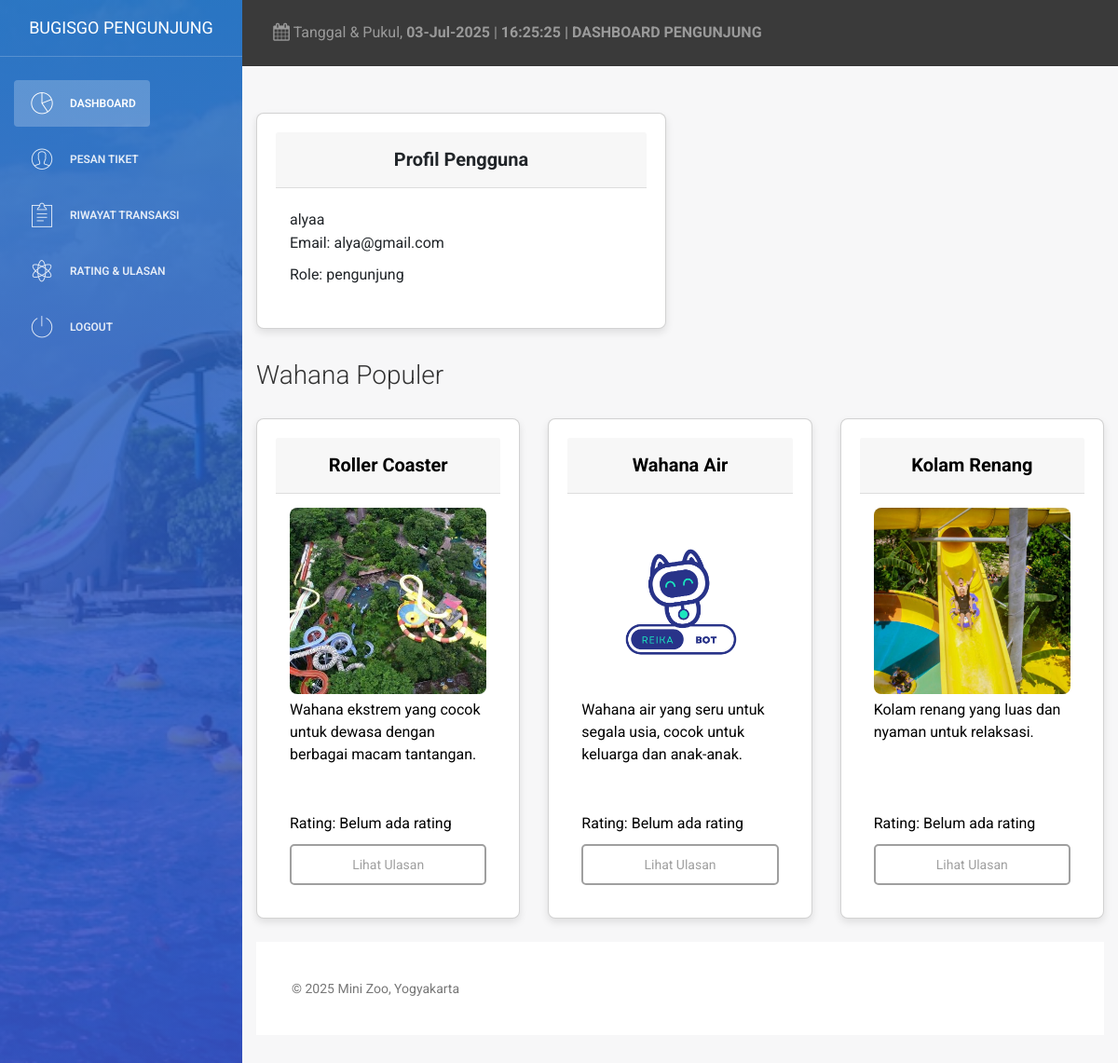
Page /admin/pengunjung_dashboard.php (signed in) on the committed database.
### tables this page shows
CREATE TABLE `users` (
  `userID` int(11) NOT NULL,
  `nama` varchar(100) NOT NULL,
  `email` varchar(100) NOT NULL,
  `password` varchar(255) NOT NULL,
  `role` enum('admin','pengunjung','pengelola') NOT NULL
);

CREATE TABLE `wahana` (
  `wahanaID` int(11) NOT NULL,
  `nama` varchar(100) NOT NULL,
  `deskripsi` text DEFAULT NULL,
  `persyaratanUsia` int(11) DEFAULT NULL,
  `persyaratanTinggi` int(11) DEFAULT NULL,
  `rating` double DEFAULT NULL,
  `gambar` varchar(255) DEFAULT NULL
);

### admin/pengunjung_dashboard.php (the view, shortened to what this page needs)
<?php
include('koneksi.php');
$userID = $_SESSION['user_id'];
$userQuery = "SELECT * FROM users WHERE userID = '$userID'";
$userResult = $conn->query($userQuery);
$userData = $userResult->fetch_assoc();
$wahanaQuery = "SELECT * FROM wahana ORDER BY rating DESC LIMIT 6";
$wahanaResult = $conn->query($wahanaQuery);
?>
<!DOCTYPE html>
<html lang="id">
<head>
    <link rel="stylesheet" href="assets/css/dashboard.css">
    <link href="https://cdn.jsdelivr.net/npm/bootstrap@5.3.0-alpha1/dist/css/bootstrap.min.css" rel="stylesheet" />
    <link href="assets/css/bootstrap.min.css" rel="stylesheet" />
    <link href="assets/css/animate.min.css" rel="stylesheet" />
    <link href="assets/css/light-bootstrap-dashboard.css?v=1.4.0" rel="stylesheet" />
    <link href="assets/css/demo.css" rel="stylesheet" />
    <link href="http://maxcdn.bootstrapcdn.com/font-awesome/4.2.0/css/font-awesome.min.css" rel="stylesheet">
    <link href="assets/css/pe-icon-7-stroke.css" rel="stylesheet" />
</head>
<body>
<div class="wrapper">
       <div class="sidebar" data-color="blue" data-image="images/bugisgo.jpg">
        <div class="sidebar-wrapper">
            <div class="logo">
                <a href="pengunjung_dashboard.php" class="simple-text">
                    BugisGo Pengunjung
                </a>
            </div>
            <ul class="nav">
                <?php if ($_SESSION['role'] == 'pengunjung') { ?>
                    <li>
                    <li class="active">
                        <a href="pengunjung_dashboard.php">
                            <i class="pe-7s-graph"></i>
                            <p>Dashboard</p>
                        </a>
                    </li>
                    <li>
                        <a href="pesan_tiket.php">
                            <i class="pe-7s-user"></i>
                            <p>Pesan Tiket</p>
                        </a>
                    </li>
                    <li>
                        <a href="riwayat_transaksi.php">
                            <i class="pe-7s-note2"></i>
                            <p>Riwayat Transaksi</p>
                        </a>
                    </li>
                    <li>
                        <a href="ulasan.php">
                            <i class="pe-7s-science"></i>
                            <p>Rating & Ulasan</p>
                        </a>
                    </li>
                <?php } ?>
                <li>
                    <a href="logout.php">
                        <i class="pe-7s-power"></i>
                        <p>Logout</p>
                    </a>
                </li>
            </ul>
        </div>
    </div>
        <div class="main-panel">
            <nav class="navbar navbar-default navbar-fixed">
                <div class="container-fluid">
                    <div class="collapse navbar-collapse">
                        <ul class="nav navbar-nav navbar-left">
                            <li>
                                <a href="#">
                                    <i class="fa fa-calendar"></i>
                                    <?php
                                    $tanggal = mktime(date("m"), date("d"), date("Y"));
                                    echo "Tanggal & Pukul, <b>" . date("d-M-Y", $tanggal) . "</b> ";
                                    $jam = date("H:i:s");
                                    echo "| <b>" . $jam . " | DASHBOARD PENGUNJUNG" . "</b>";
                                    ?>
                                </a>
                            </li>
                        </ul>
                    </div>
                </div>
            </nav>
            <div class="content">
                <div class="container-fluid">
                    <div class="row mb-4">
                        <div class="col-md-6">
                            <div class="card">
                                <div class="card-header">Profil Pengguna</div>
                                <div class="card-body">
                                    <h5 class="card-title"><?php echo $userData['nama']; ?></h5>
                                    <p>Email: <?php echo $userData['email']; ?></p>
                                    <p>Role: <?php echo $userData['role']; ?></p>
                                </div>
                            </div>
                        </div>
                    </div>
<h3 class="mt-4">Wahana Populer</h3>
<div class="row">
    <?php while ($row = $wahanaResult->fetch_assoc()) { ?>
        <div class="col-md-4 mb-4">
            <div class="card h-100 text-black bg-white d-flex flex-column">
                <div class="card-header"><?php echo $row['nama']; ?></div>
                <div class="card-body d-flex flex-column">
                    <img src="<?php echo $row['gambar']; ?>" class="img-fluid mb-2" alt="Gambar Wahana">
                    <p class="flex-grow-1"><?php echo $row['deskripsi']; ?></p>
                    <p>Rating: <?php echo isset($row['avgRating']) ? number_format($row['avgRating'], 2) : 'Belum ada rating'; ?></p>
                    <a href="ulasan.php?wahana=<?php echo urlencode($row['nama']); ?>" class="btn btn-black mt-auto">Lihat Ulasan</a>
                </div>
            </div>
        </div>
    <?php } ?>
</div>
            <footer class="footer">
                <div class="container-fluid">
                    <p class="copyright pull-left">
                        &copy; <script>document.write(new Date().getFullYear())</script> Mini Zoo, Yogyakarta
                    </p>
                </div>
            </footer>
        </div>
    </div>
</body>
</html>

### admin/assets/css/dashboard.css (style rules this page uses)
body, .container-fluid { padding: 0; margin: 0; }
.card img { width: 100%; height: 200px; object-fit: cover; border-radius: 8px; }
.card { margin-bottom: 20px; border-radius: 8px; }
.sidebar { position: fixed; top: 0; bottom: 0; right: auto; left: 0; width: 260px; display: block; z-index: 1; color: #fff; font-weight: 200; background-size: cover; background-position: center center; }
.sidebar .sidebar-wrapper { position: relative; max-height: calc(100vh - 75px); min-height: 100%; overflow: auto; width: 260px; z-index: 4; padding-bottom: 100px; }
.sidebar .logo { padding: 10px 15px; border-bottom: 1px solid rgba(255, 255, 255, 0.2); }
.sidebar .logo .simple-text { text-transform: uppercase; padding: 5px 0px; display: block; font-size: 18px; color: #FFFFFF; text-align: center; font-weight: 400; line-height: 30px; }
.sidebar .nav { margin-top: 20px; float: none; }
.sidebar .nav li > a { color: #FFFFFF; margin: 5px 15px; opacity: .86; border-radius: 4px; display: block; }
.sidebar .nav li.active > a { color: #FFFFFF; opacity: 1; background: rgba(255, 255, 255, 0.23); }
.sidebar .nav p { margin: 0; line-height: 30px; font-size: 12px; font-weight: 600; text-transform: uppercase; margin-left: 45px; }
.sidebar .nav i { font-size: 28px; float: left; margin-right: 15px; line-height: 30px; width: 30px; text-align: center; }
.sidebar:after, .sidebar:before { display: block; content: ""; position: absolute; width: 100%; height: 100%; top: 0; left: 0; z-index: 2; }
.sidebar:before { opacity: .33; background: #000000; }
.sidebar:after { background: #787878; background: -moz-linear-gradient(top, #787878 0%, #343434 100%); background: -webkit-gradient(linear, left top, left bottom, color-stop(0%, #787878), color-stop(100%, #343434)); background: -webkit-linear-gradient(top, #787878 0%, #343434 100%); background: -o-linear-gradient(top, #787878 0%, #343434 100%); background: -ms-linear-gradient(top, #787878 0%, #343434 100%); background: linear-gradient(to bottom, #787878 0%, #343434 100%); background-size: 150% 150%; z-index: 3; opacity: 1; }
.sidebar[data-image]:after, .sidebar.has-image:after { opacity: .77; }
.sidebar[data-color="blue"]:after { background: #1F77D0; background: -moz-linear-gradient(top, #1F77D0 0%, #533ce1 100%); background: -webkit-gradient(linear, left top, left bottom, color-stop(0%, #1F77D0), color-stop(100%, #533ce1)); background: -webkit-linear-gradient(top, #1F77D0 0%, #533ce1 100%); background: -o-linear-gradient(top, #1F77D0 0%, #533ce1 100%); background: -ms-linear-gradient(top, #1F77D0 0%, #533ce1 100%); background: linear-gradient(to bottom, #1F77D0 0%, #533ce1 100%); background-size: 150% 150%; }
.main-panel { position: relative; z-index: 2; float: right; width: calc(100% - 260px); }
.main-panel > .content { padding: 30px 15px; min-height: calc(100% - 123px); }
.main-panel .navbar { margin-bottom: 0; }
.sidebar, .main-panel { max-height: 100%; height: 100%; -webkit-transition-property: top,bottom; transition-property: top,bottom; -webkit-transition-duration: .2s,.2s; transition-duration: .2s,.2s; -webkit-transition-timing-function: linear,linear; transition-timing-function: linear,linear; -webkit-overflow-scrolling: touch; }
footer { margin-top: 30px; text-align: center; background-color: #f1f1f1; padding: 20px; }
.navbar { background-color: #3a3a3a; color: white; }

### admin/assets/css/demo.css (style rules this page uses)
.card { max-width: 600px; margin: 20px auto; padding: 20px; box-shadow: 0 4px 8px rgba(0,0,0,0.1); border-radius: 8px; }
.card-body { padding: 15px; }
.btn { padding: 10px 20px; margin-top: 15px; border-radius: 5px; }
.card-header { text-align: center; font-size: 20px; font-weight: bold; background: #f7f7f7; padding: 15px; border-bottom: 1px solid #ddd; }
body, .container-fluid { padding: 0; margin: 0; }
.card img { width: 100%; height: 200px; object-fit: cover; border-radius: 8px; }
.card { margin-bottom: 20px; border-radius: 8px; }
footer { margin-top: 30px; text-align: center; background-color: #f1f1f1; padding: 20px; }
.navbar { background-color: #3a3a3a; color: white; }

### rows in the picture
users: nama "alyaa", email "alya@gmail.com", role "pengunjung"
wahana: nama "Roller Coaster", gambar (picture), deskripsi "Wahana ekstrem yang cocok untuk dewasa dengan berbagai macam tantangan."
wahana: nama "Wahana Air", gambar (picture), deskripsi "Wahana air yang seru untuk segala usia, cocok untuk keluarga dan anak-anak."
wahana: nama "Kolam Renang", gambar (picture), deskripsi "Kolam renang yang luas dan nyaman untuk relaksasi."
